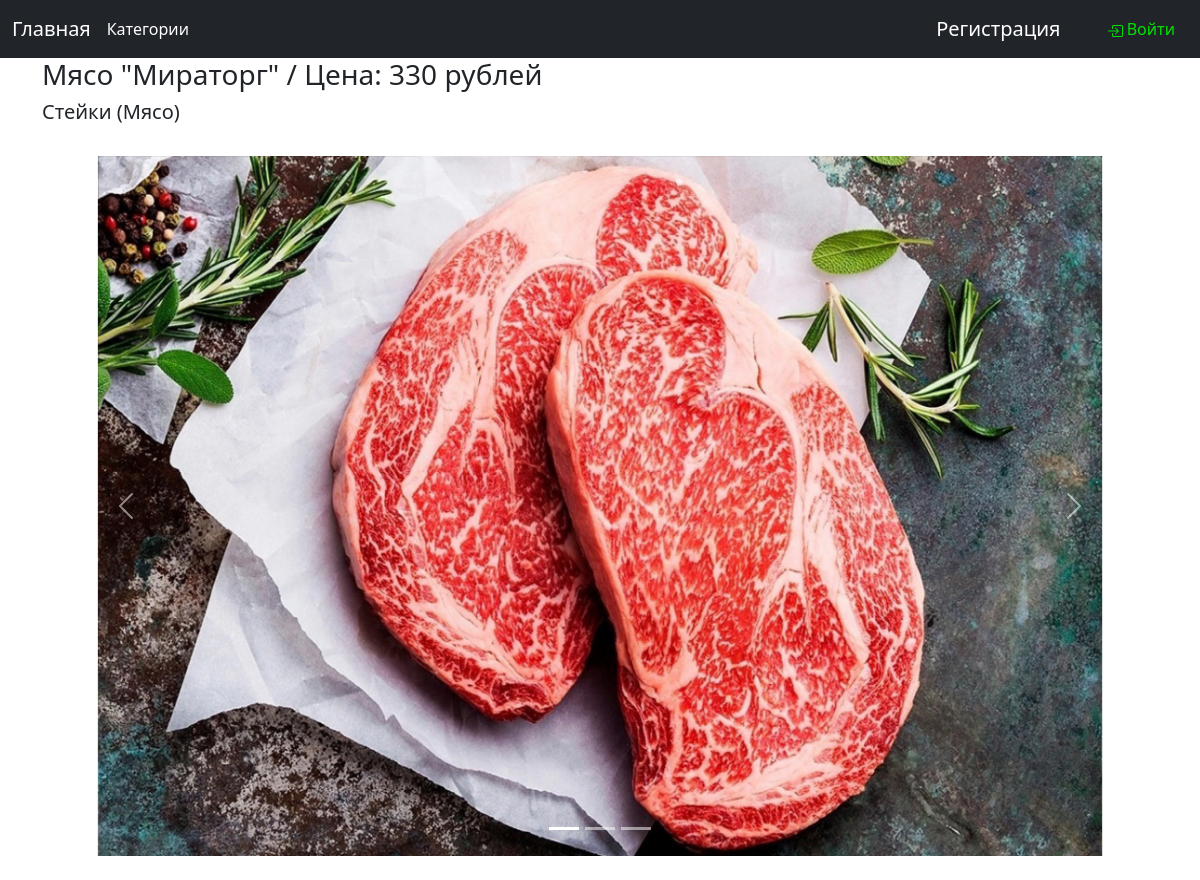
The page /detail/myaso-miratorg on the database as committed earlier.
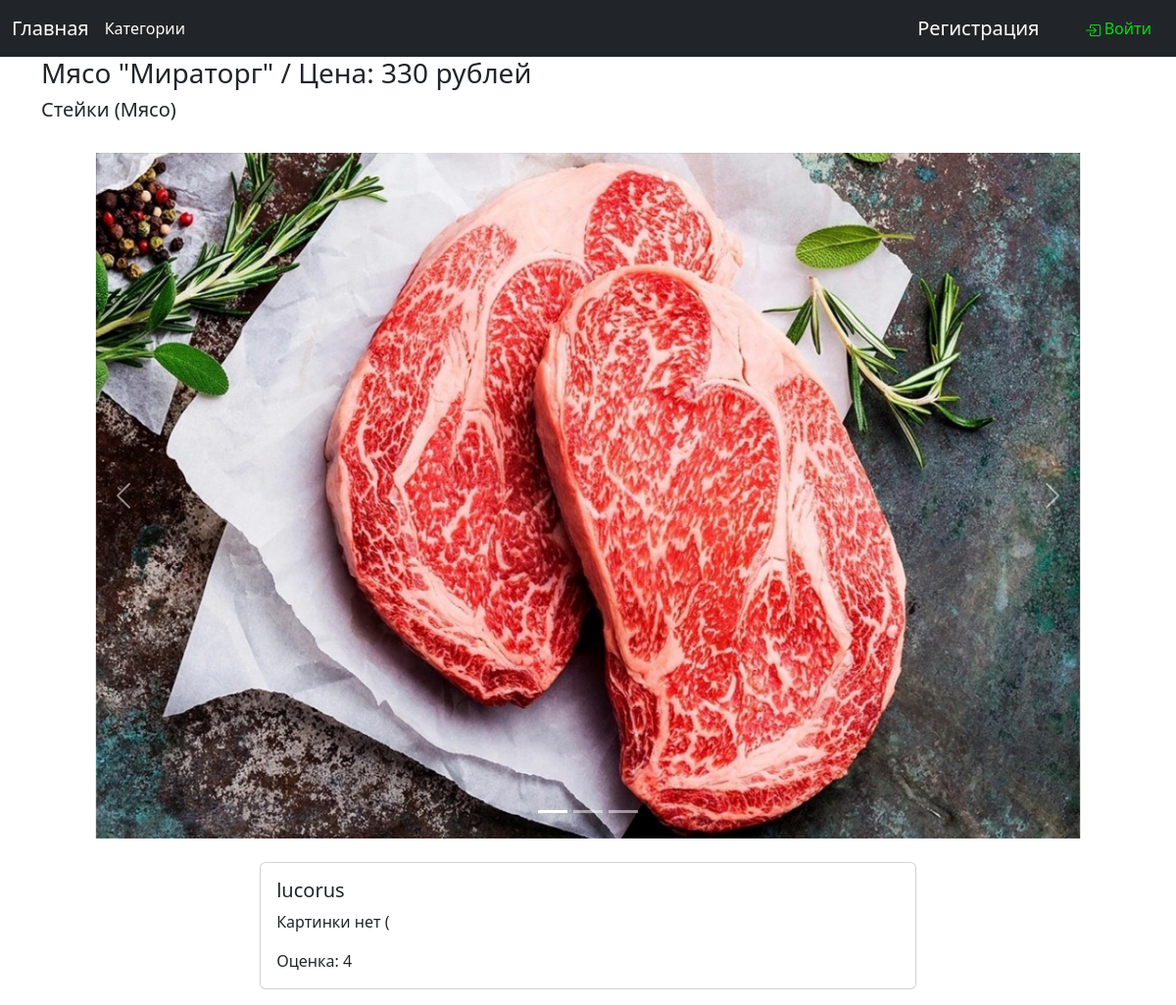
The same page on the database as committed later.
### products/models.py (models this page shows, shortened)
class ProductPhoto(models.Model):
    product_photo = models.ImageField(upload_to='products/img/')
    class Meta:
        verbose_name = 'Фото продукта'
        verbose_name_plural = 'Фотографии продуктов'

### user_profile/models.py (models this page shows, shortened)
class Comments(models.Model):
    text = models.TextField(max_length=6500, verbose_name='Текст')
    author = models.ForeignKey(CustomUser, on_delete=models.CASCADE, related_name='comments', verbose_name='Автор')
    product = models.ForeignKey(Product, on_delete=models.CASCADE, related_name='comments', verbose_name='Продукт')
    estimation = IntegerRangeField(min_value=0, max_value=5, default=5, verbose_name='Оценка')
    class Meta:
        verbose_name = 'Комментарий'
        verbose_name_plural = 'Комментарии'

class CustomUser(AbstractUser):
    username = models.CharField(max_length=40, unique=True, blank=True, verbose_name='Имя пользователя')
    favourites = models.ManyToManyField(Product, related_name='users', blank=True, verbose_name='Избранное')
    slug = models.SlugField()
    def __str__(self):
        return self.username
    class Meta:
        verbose_name = 'Пользователь'
        verbose_name_plural = 'Пользователи'

### products/views.py (the view)
# urls.py: path('detail/<slug:slug>', views.ProductDetailView.as_view(), name='detail'),
class ProductDetailView(DetailView, FormView):
    context_object_name = 'product'
    template_name = 'products/detail.html'
    form_class = UserLoginForm
    def get_object(self, queryset=None):
        slug = self.kwargs.get(self.slug_url_kwarg, None)
        try:
            return models.Product.objects.showing_products().select_related('subcategory').get(slug=slug)
        except:
            raise Http404('Такого товара не существует')

### products/models.py (called while the page is built)
    def showing_products(self):
        return self.get_queryset().filter(showing=True)

    def __str__(self):
        return self.title

    def __str__(self):
        return self.title

### user_profile/templatetags/tags.py (called while the page is built)
@register.simple_tag(name='get_comments')
def get_comments(product_name=''):
    try:
        return Comments.objects.filter(product__title=product_name)
    except:
        return {}

@register.simple_tag(name='length')
def length(text):
    return len(str(text))

### products/templates/products/detail.html (shortened to what this page needs)
{% load tags %}
{% load static %}
<!DOCTYPE html>
<html lang="ru">
<head>
    <link href="https://cdn.jsdelivr.net/npm/bootstrap@5.3.0-alpha1/dist/css/bootstrap.min.css" rel="stylesheet">
    <link rel="stylesheet" href="{% static 'css/detail_style.css' %}">
</head>
<body>
{% include "products/navbar.html" %}
<div class="container">
<h3>{{ product.title }} / Цена:
    {% if product.discount == 0.00 %}
        {{ product.price }}
    {% else %}
        <del>{{ product.price }}</del> {{ product.price_with_discount }}
    {% endif %} рублей
</h3>
<h5>{{ product.subcategory }}  ({{ product.subcategory.category }})</h5>
<br>
<div id="carouselExampleIndicators" class="carousel slide">
  <div class="carousel-indicators">
    <button type="button" data-bs-target="#carouselExampleIndicators" data-bs-slide-to="0" class="active" aria-current="true" aria-label="Slide 1"></button>
    <button type="button" data-bs-target="#carouselExampleIndicators" data-bs-slide-to="1" aria-label="Slide 2"></button>
    <button type="button" data-bs-target="#carouselExampleIndicators" data-bs-slide-to="2" aria-label="Slide 3"></button>
  </div>
  <div class="carousel-inner">
      {% for item_photo in product.photos.all %}
            <div class="carousel-item active" align="center">
                <img aria-hidden="true" src="{{ item_photo.product_photo.url }}" class="d-block" width="90%" height="700px">
            </div>
        {% endfor %}
  </div>
  <button class="carousel-control-prev" type="button" data-bs-target="#carouselExampleIndicators" data-bs-slide="prev">
    <span class="carousel-control-prev-icon" aria-hidden="false"></span>
  </button>
  <button class="carousel-control-next" type="button" data-bs-target="#carouselExampleIndicators" data-bs-slide="next">
    <span class="carousel-control-next-icon" aria-hidden="false"></span>
  </button>
</div>
<br>
{% get_comments product.title as comments %}
{% for item in comments %}
    <div class="card mb-3">
        <div class="card-body">
            <h5 class="card-title">{{ item.author }}</h5>
            {% length item.text as len %}
            {% if len > 100 %}
            <p class="card-text">{{ item.text }}
                    <a href="#" class="read-more" data-bs-toggle="collapse" data-bs-target="#{{ item.id }}-collapse">Читать дальше</a>
            </p>
                <div class="collapse" id="{{ item.id }}-collapse">
                    <p class="card-text">{{ item.text }}</p>
                </div>
            {% else %}
                <p class="card-text">{{ item.text }}</p>
            {% endif %}
            <p class="card-text">Оценка: {{ item.estimation }}</p>
        </div>
    </div>
{% endfor %}
</div>
</body>
</html>

Rows that differ between the two databases and show on the page:
added Comments: author "lucorus", text "Картинки нет (", estimation "4"
